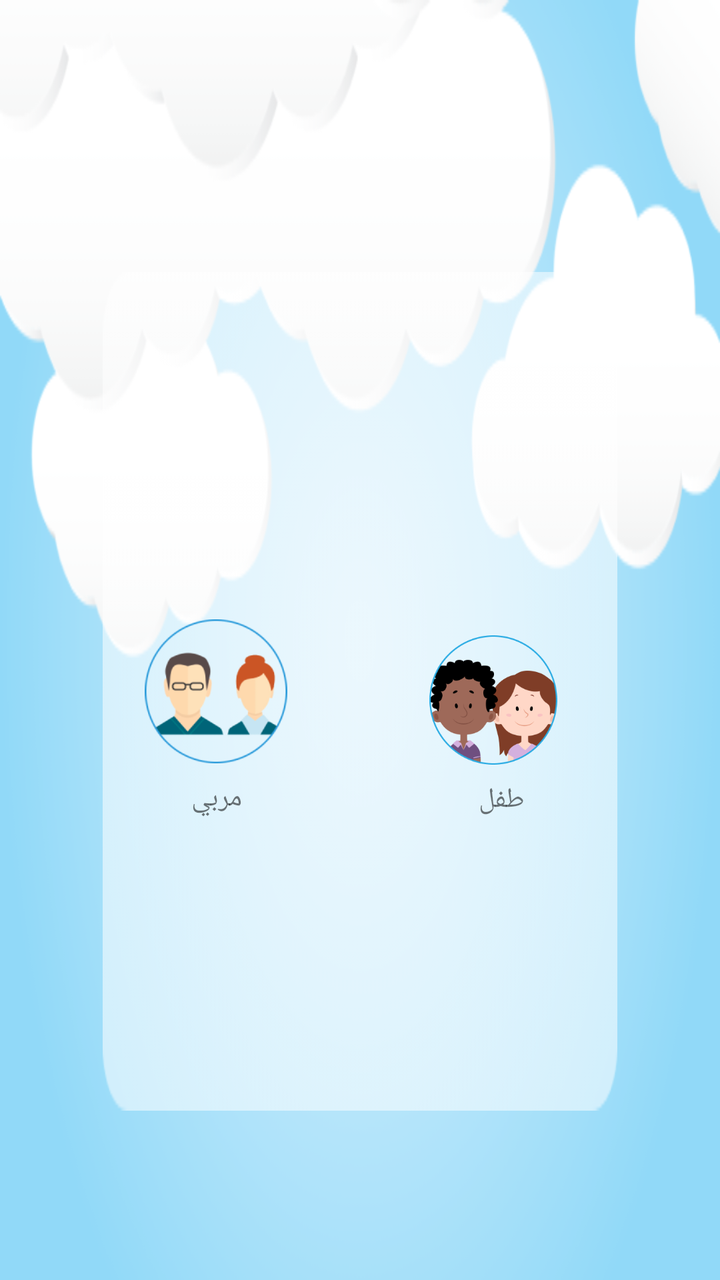
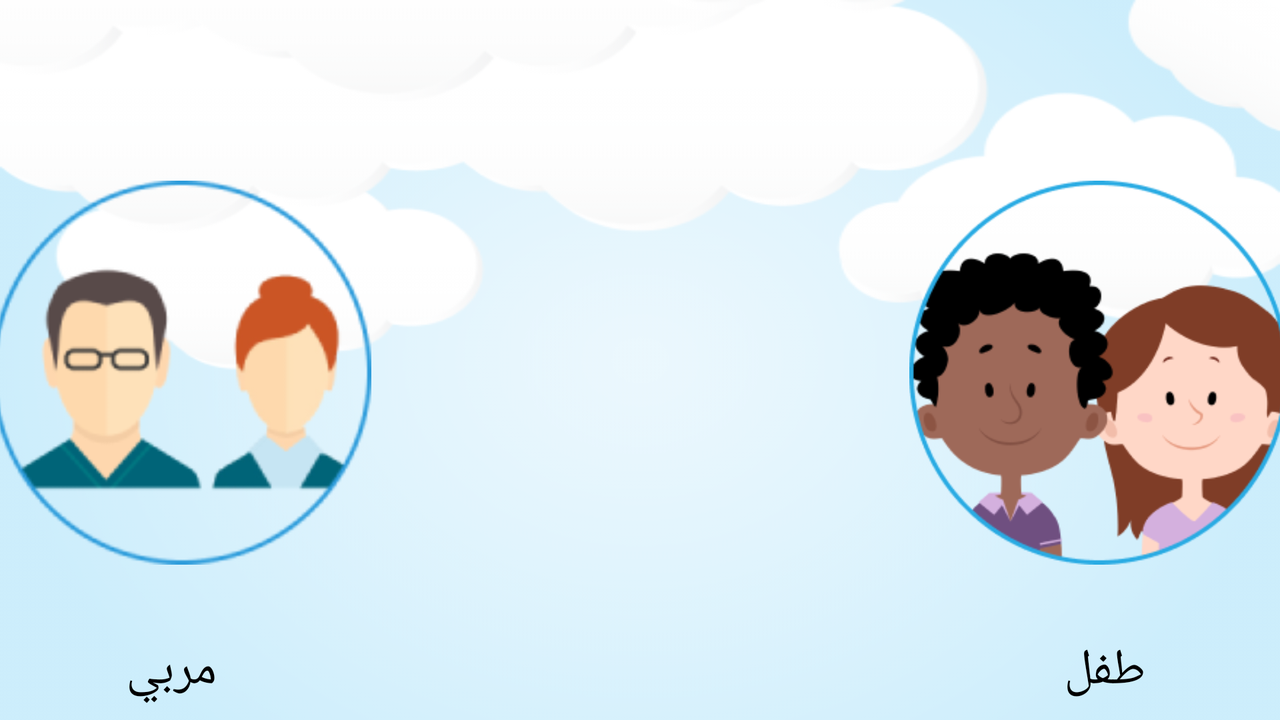

Two renders of one Android screen. The first uses the default layout on a phone; the second uses the alternative layout the repository ships for a different screen configuration, on a matching device. The two XML files are below.
<!-- AndroidManifest.xml: application theme AppTheme -->
<!-- res/layout/activity_user_type_selection.xml -->
<?xml version="1.0" encoding="utf-8"?>
<android.support.constraint.ConstraintLayout xmlns:android="http://schemas.android.com/apk/res/android"
    xmlns:app="http://schemas.android.com/apk/res-auto"
    xmlns:tools="http://schemas.android.com/tools"
    android:layout_width="match_parent"
    android:layout_height="match_parent"
    android:background="@drawable/bg"
    android:orientation="horizontal"
    >

    <ImageView
        android:id="@+id/imageView2"
        android:layout_width="0dp"
        android:layout_height="0dp"
        android:layout_marginStart="8dp"
        android:layout_marginTop="8dp"
        android:layout_marginEnd="8dp"
        android:layout_marginBottom="8dp"
        android:background="@drawable/user_type_bg"
        app:layout_constraintBottom_toBottomOf="@+id/guideline7"
        app:layout_constraintEnd_toEndOf="@+id/guideline9"
        app:layout_constraintStart_toStartOf="@+id/guideline8"
        app:layout_constraintTop_toTopOf="@+id/guideline6" />

    <ImageView
        android:id="@+id/educator_Btn"
        android:layout_width="0dp"
        android:layout_height="0dp"
        android:layout_marginTop="8dp"
        android:layout_marginBottom="8dp"
        app:layout_constraintBottom_toBottomOf="@+id/imageView2"
        app:layout_constraintDimensionRatio="H,16:16"
        app:layout_constraintEnd_toStartOf="@+id/guideline"
        app:layout_constraintStart_toStartOf="@+id/guideline2"
        app:layout_constraintTop_toTopOf="@+id/imageView2"
        android:src="@drawable/educator"/>

    <ImageView
        android:id="@+id/child_btn"
        android:layout_width="0dp"
        android:layout_height="0dp"
        android:layout_marginStart="8dp"
        android:layout_marginTop="8dp"
        android:layout_marginEnd="8dp"
        android:layout_marginBottom="8dp"
        android:src="@drawable/child"
        app:layout_constraintBottom_toBottomOf="@+id/imageView2"
        app:layout_constraintDimensionRatio="H,16:15.5"
        app:layout_constraintEnd_toStartOf="@+id/guideline3"
        app:layout_constraintHorizontal_bias="0.0"
        app:layout_constraintStart_toStartOf="@+id/guideline10"
        app:layout_constraintTop_toTopOf="@+id/imageView2"
        app:layout_constraintVertical_bias="0.513" />

    <android.support.constraint.Guideline
        android:id="@+id/guideline"
        android:layout_width="wrap_content"
        android:layout_height="wrap_content"
        android:orientation="vertical"
        app:layout_constraintGuide_begin="20dp"
        app:layout_constraintGuide_percent="0.40" />

    <android.support.constraint.Guideline
        android:id="@+id/guideline2"
        android:layout_width="wrap_content"
        android:layout_height="wrap_content"
        android:orientation="vertical"
        app:layout_constraintGuide_begin="20dp"
        app:layout_constraintGuide_percent="0.2" />

    <android.support.constraint.Guideline
        android:id="@+id/guideline3"
        android:layout_width="wrap_content"
        android:layout_height="wrap_content"
        android:orientation="vertical"
        app:layout_constraintGuide_begin="20dp"
        app:layout_constraintGuide_percent="0.8"/>

    <android.support.constraint.Guideline
        android:id="@+id/guideline10"
        android:layout_width="wrap_content"
        android:layout_height="wrap_content"
        android:orientation="vertical"
        app:layout_constraintGuide_begin="20dp"
        app:layout_constraintGuide_percent="0.57"/>

    <TextView
        android:id="@+id/educatortext"
        android:layout_width="wrap_content"
        android:layout_height="0dp"
        android:layout_marginStart="8dp"
        android:layout_marginTop="8dp"
        android:layout_marginEnd="8dp"
        android:text="مربي"
        app:layout_constraintEnd_toEndOf="@+id/educator_Btn"
        app:layout_constraintHorizontal_bias="0.506"
        app:layout_constraintStart_toStartOf="@+id/educator_Btn"
        app:layout_constraintTop_toBottomOf="@+id/educator_Btn" />

    <TextView
        android:id="@+id/childtext"
        android:layout_width="wrap_content"
        android:layout_height="0dp"
        android:layout_marginStart="8dp"
        android:layout_marginTop="8dp"
        android:layout_marginEnd="8dp"
        android:text="طفل"
        app:layout_constraintHorizontal_bias="0.506"
        app:layout_constraintEnd_toStartOf="@+id/guideline3"
        app:layout_constraintStart_toStartOf="@+id/child_btn"
        app:layout_constraintTop_toBottomOf="@+id/child_btn" />

    <android.support.constraint.Guideline
        android:id="@+id/guideline6"
        android:layout_width="wrap_content"
        android:layout_height="wrap_content"
        android:orientation="horizontal"
        app:layout_constraintGuide_begin="20dp"
        app:layout_constraintGuide_percent="0.20" />

    <android.support.constraint.Guideline
        android:id="@+id/guideline7"
        android:layout_width="wrap_content"
        android:layout_height="wrap_content"
        android:orientation="horizontal"
        app:layout_constraintGuide_begin="20dp"
        app:layout_constraintGuide_percent="0.88" />

    <android.support.constraint.Guideline
        android:id="@+id/guideline8"
        android:layout_width="wrap_content"
        android:layout_height="wrap_content"
        android:orientation="vertical"
        app:layout_constraintGuide_begin="20dp"
        app:layout_constraintGuide_percent="0.12" />

    <android.support.constraint.Guideline
        android:id="@+id/guideline9"
        android:layout_width="wrap_content"
        android:layout_height="wrap_content"
        android:orientation="vertical"
        app:layout_constraintGuide_begin="20dp"
        app:layout_constraintGuide_percent="0.88" />




</android.support.constraint.ConstraintLayout>
<!-- resources referenced by this layout -->
<resources>
  <!-- drawable bg: png bitmap (drawable, 47258 bytes) -->
  <!-- drawable child: png bitmap (drawable, 21752 bytes) -->
  <!-- drawable educator: png bitmap (drawable, 17764 bytes) -->
  <!-- drawable user_type_bg: png bitmap (drawable, 1566 bytes) -->
  <style name="AppTheme" parent="Theme.AppCompat.Light.NoActionBar">
          
          <item name="colorPrimary">@color/colorPrimary</item>
          <item name="colorPrimaryDark">@color/colorPrimaryDark</item>
          <item name="colorAccent">@color/colorAccent</item>
      </style>
  <color name="colorPrimary">#c6e5f3</color>
  <color name="colorPrimaryDark">#303F9F</color>
  <color name="colorAccent">#4dc4c4c4</color>
</resources>
<!-- res/layout-land/activity_user_type_selection.xml (the repository's variant of the layout above) -->
<!-- drawn on the phone turned sideways -->
<?xml version="1.0" encoding="utf-8"?>
<android.support.constraint.ConstraintLayout xmlns:android="http://schemas.android.com/apk/res/android"
    xmlns:app="http://schemas.android.com/apk/res-auto"
    xmlns:tools="http://schemas.android.com/tools"
    android:layout_width="match_parent"
    android:layout_height="match_parent"
    android:background="@drawable/bg"
    tools:context="edu.iau.abjad.AbjadApp.userTypeSelection"
    tools:layout_editor_absoluteY="25dp">

    <ImageView
        android:id="@+id/imageView2"
        android:layout_width="1010dp"
        android:layout_height="482dp"
        android:layout_marginBottom="8dp"
        android:layout_marginTop="8dp"
        android:background="@drawable/transbg"
        app:layout_constraintBottom_toBottomOf="parent"
        app:layout_constraintLeft_toLeftOf="parent"
        app:layout_constraintRight_toRightOf="parent"
        app:layout_constraintTop_toTopOf="parent"
        app:layout_constraintVertical_bias="0.497" />

    <ImageView
        android:id="@+id/imageView11"
        android:layout_width="199dp"
        android:layout_height="192dp"
        android:layout_marginBottom="8dp"
        android:layout_marginEnd="176dp"
        android:layout_marginTop="8dp"
        app:layout_constraintBottom_toBottomOf="@+id/imageView2"
        app:layout_constraintEnd_toEndOf="@+id/imageView2"
        app:layout_constraintTop_toTopOf="@+id/imageView2"
        app:layout_constraintVertical_bias="0.521"
        app:srcCompat="@drawable/child" />

    <ImageView
        android:id="@+id/imageView12"
        android:layout_width="199dp"
        android:layout_height="192dp"
        android:layout_marginBottom="8dp"
        android:layout_marginStart="176dp"
        android:layout_marginTop="8dp"
        app:layout_constraintBottom_toBottomOf="@+id/imageView2"
        app:layout_constraintStart_toStartOf="@+id/imageView2"
        app:layout_constraintTop_toTopOf="@+id/imageView2"
        app:layout_constraintVertical_bias="0.521"
        app:srcCompat="@drawable/educator" />

    <TextView
        android:id="@+id/educator"
        android:layout_width="wrap_content"
        android:layout_height="wrap_content"
        android:layout_marginStart="248dp"
        android:layout_marginTop="36dp"
        android:fontFamily="casual"
        android:text="مربي"
        android:textColor="@android:color/black"
        android:textSize="25sp"
        android:typeface="normal"
        app:layout_constraintStart_toStartOf="@+id/imageView2"
        app:layout_constraintTop_toBottomOf="@+id/imageView12" />


    <TextView
        android:id="@+id/child"
        android:layout_width="wrap_content"
        android:layout_height="wrap_content"
        android:layout_marginEnd="252dp"
        android:layout_marginTop="36dp"
        android:fontFamily="casual"
        android:text="طفل"
        android:textColor="@android:color/black"
        android:textSize="25sp"
        android:typeface="normal"
        app:layout_constraintEnd_toEndOf="@+id/imageView2"
        app:layout_constraintTop_toBottomOf="@+id/imageView11" />

</android.support.constraint.ConstraintLayout>
<!-- resources referenced by the variant -->
<!-- as the phone turned sideways resolves them -->
<resources>
  <!-- drawable bg: png bitmap (drawable, 47258 bytes) -->
  <!-- drawable child: png bitmap (drawable, 21752 bytes) -->
  <!-- drawable educator: png bitmap (drawable, 17764 bytes) -->
  <!-- drawable transbg: png bitmap (drawable, 6952 bytes) -->
  <style name="AppTheme" parent="Theme.AppCompat.Light.NoActionBar">
          
          <item name="colorPrimary">@color/colorPrimary</item>
          <item name="colorPrimaryDark">@color/colorPrimaryDark</item>
          <item name="colorAccent">@color/colorAccent</item>
      </style>
  <color name="colorPrimary">#c6e5f3</color>
  <color name="colorPrimaryDark">#303F9F</color>
  <color name="colorAccent">#4dc4c4c4</color>
</resources>
